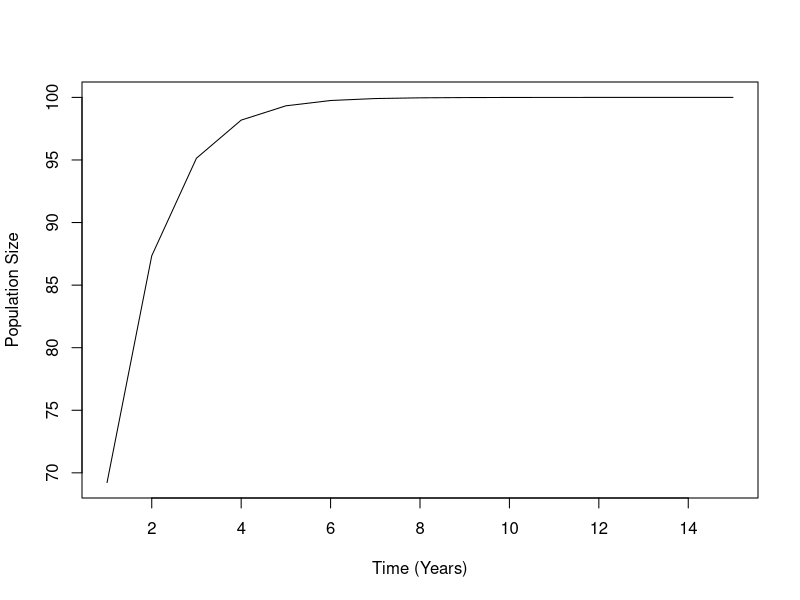
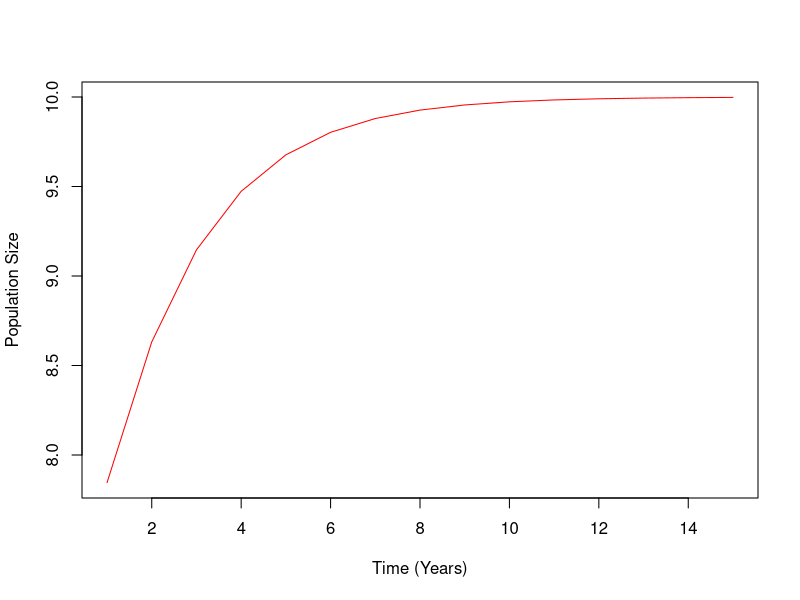
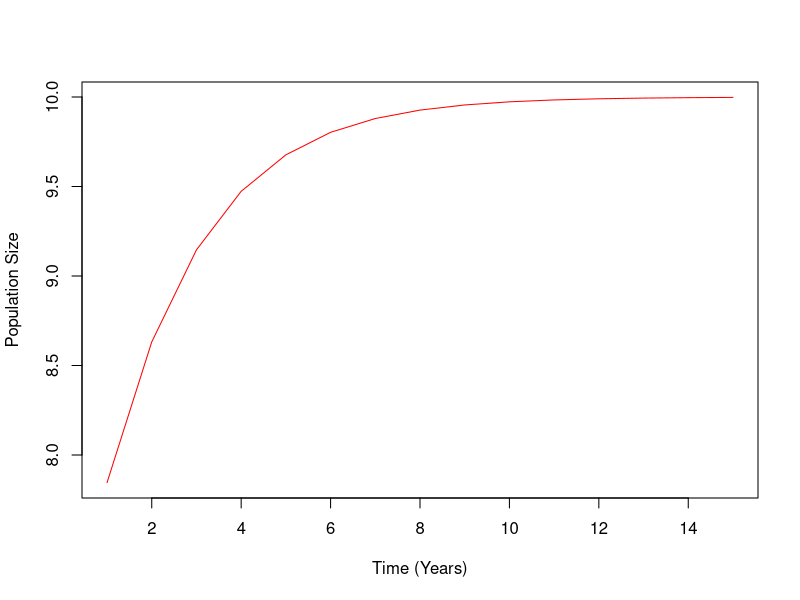
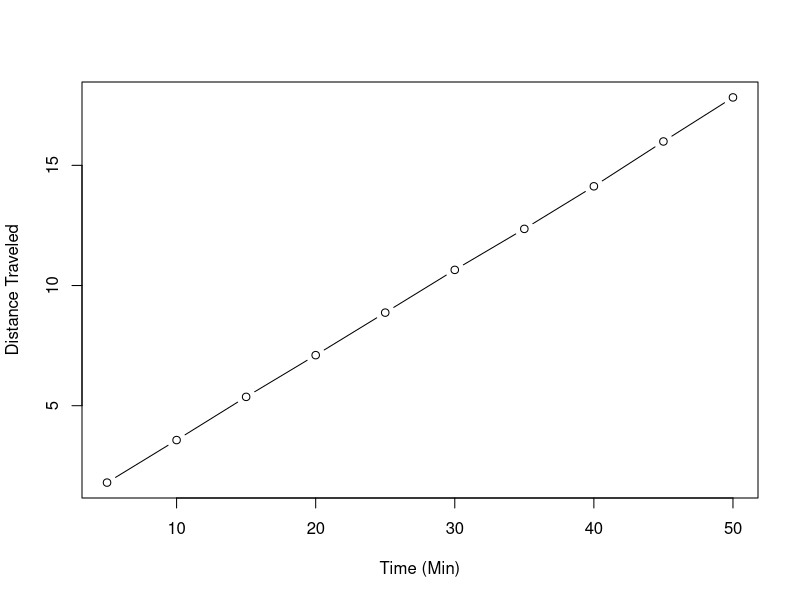

Write R code to recreate these figures, in order.

## 1. Write a loop that prints out the numbers from 20 to 10
for(i in 20:10){
  print(i)
}
## 2. Write a loop that print out only the numbers from 20 to 10 that are even
num = 1:20
num = num[num%%2==0]
for(i in num){
  print(i)
}
## OR
num = 1:20
for(i in num){
  if(i%%2==0) print(i)
}
## 3. Write a function that calculates whether a number is a prime number (hint: what does 2 %% 3 give you?)

prime <- function(x){
  if (x == 2) {
    TRUE
  } else if (any(x %% 2:(x-1) == 0)) {
    FALSE
  } else { 
    TRUE
    }
}

## 4. Write a loop that prints out the numbers from 1 to 20, printing “Good: NUMBER” if the number is
## divisible by five and “Job: NUMBER” if then number is prime, and nothing otherwise.

num = 1:20
for(i in num){
  if(i%%5==0)  
    print(paste(i,'Good: NUMBER'))
 else if (i == 2) 
  print(paste(i,'Job: NUMBER'))
 else if (any(i %% 2:(i-1) == 0 )) 
  print(paste(i,'Nothing'))
 else  
  print(paste(i,'Job: NUMBER'))
}

# 5. A biologist is modelling population growth using a Gompertz curve, which is defined as y(t) = a.e−b.e−c.t
# where y is population size, t is time, a and b are parameters, and e is the exponential function. Write
# them a function that calculates population size at any time for any values of its parameters.

gz <- function(t, a, b, c){
  y <- (a*exp(-b*exp(-c*t)))
    return(y)
}
gz(15, 100, 1, 1) 


# 6. The biologist likes your function so much they want you to write another function that plots the progress
# of the population over a given length of time. Write it for them.

gz <- function(t, a, b, c){
  y <- (a*exp(-b*exp(-c*t)))
  p <- plot(y~t, xlab = 'Time (Years)', ylab= 'Population Size', type='l')
 return(paste(y,t))
}
gz(1:15, 100, 1, 1)


# 7. The biologist has fallen in love with your plotting function, but want to colour y values above a as blue,
# and y values above b as red. Change your function to allow that.

gz <- function(t, a, b, c){
  y <- (a*exp(-b*exp(-c*t)))
  p <- plot(y~t, xlab = 'Time (Years)', ylab= 'Population Size', type='l', col= ifelse(y > a, 'blue','red'))
  return(paste(y,t))
}
gz(1:15, 10, .4, .5)

# 8. You are beginning to suspect the biologist is taking advantage of you. Modify your function to plot in
# purple any y value that’s above a and b. Hint: try putting 3==3 & 2==2 and 3==4 | 2==2 into an if
# statement and see what you get. Using this construction may make this simpler.

gz <- function(t, a, b, c){
  y <- (a*exp(-b*exp(-c*t)))
  p <- plot(y~t, xlab = 'Time (Years)', ylab= 'Population Size', type='l', col= ifelse(y > a & y > b, 'purple','red'))
  return(paste(y,t))
}
gz(1:15, 10, .4, .5)

# 9. Write a function that draws boxes of a specified width and height that look like this (height 3, width 5):
#   *****
#   *   *
#   *****

box1 <- function(y, x){
  w1 <- (rep("*", x))
  cat(w1, '\n', sep='')
  cnt <- 0
  repeat{
  cat('*',(rep('',x-3)),'*','\n')
  cnt <- cnt+1
  if(cnt > y-3){
    break
  }
}
  w2 <- (rep('*',x))
  cat(w2, sep='')
}
box1(3,5)

#   10. Modify your box function to put text centered inside the box, like this:
#   *************
#   *           *
#   * some text *
#   *           *
#   *************

box2 <- function(y, x, z){
  z <- z
  a <- nchar(z)
  f <- round(((x-a-4))/2, digits = 0)
  w1 <- (rep("*", x))
  cat(w1, '\n', sep='')
  cnt <- 0
  repeat{
    cat('*',(rep('',x-3)),'*','\n')
    cnt <- cnt+1
    if(cnt > y-3){
      break
    }
  }
  cat('*',rep('', f), z, rep('', f), "*",'\n')
    cnt <- 0
  repeat{
    cat('*',(rep('',x-3)),'*','\n')
    cnt <- cnt+1
    if(cnt > y-3){
      break
    }
  }
  w2 <- (rep('*',x))
  cat(w2, sep='')
}
box2(3,15,'some text')


#   11. Modify your box function to build boxes of arbitrary text, taking dimensions specified in terms of
# dimensions, not the text. For example, box("t", 3, 9, "hey") might produce:

box3 <- function(t, y, x, z){
  z <- z
  a <- nchar(z)
  f <- round(((x-1-(a/2))/2), digits = 0)
  w1 <- (rep(t, x))
  cat(w1, '\n', sep='')
  cnt <- 0
  repeat{
    cat(t,(rep(' ',x)),t,'\n')
    cnt <- cnt+1
    if(cnt > y-3){
      break
    }
  }
  cat(t,rep(' ', (x/2)-3), z, rep(' ', (x/2)-2), t,'\n')
  cnt <- 0
  repeat{
    cat(t,(rep(' ',x)),t,'\n')
    cnt <- cnt+1
    if(cnt > y-3){
      break
    }
  }
  w2 <- (rep(t,x))
  cat(w2, sep='')
}
box3('wdp',3,8,'some text')

# 12. In ecology, hurdle models are often used to model the abundance of species found on surveys. They
# first model the probability that a species will be present at a site (drawn, for example, from a Bernoulli
# distribution) and then model the abundance for any species that is present (drawn, for example, from
# probability of presence (p) and that its abundance is drawn from a Poisson with a given λ. Hint: there is
# no Bernoulli distribution in R, but the Bernoulli is a special case of what distribution?...

# bernoulli, binomial, same thing right?
# p = probability for binomial
# n = # of random values to output
# lam = Given parameter for Poisson distribution
hurdle <- function(p, n, lam){
  if(rbinom(1, 1, p) == 1){ # species presence based on binomial with given probability of success
    ran <- rpois(n, lam) # number of sites and rate parameter
    return(paste(ran))
  }else{
    return(0)
  }
}

# (presence probability, # sites, poisson lambda)
hurdle(1, 5, 10)

## Reworked for problem 13

hurdle1 <- function(n){
  datalist=list()
  for(i in 1:n){
  if(rbinom(1, 1, sample(seq(from = 0, to = 1, by = .001), size = 1, replace = TRUE)) == 1){ # species presence based on binomial with given probability of success
    ran <- rpois(1, sample(seq(from = 0, to = 10, by = .1), size = 1, replace = TRUE)) # number of sites and rate parameter
  }else{
    ran <- 0
  }
  datalist[[i]] <- ran
  }
  big_data = do.call(rbind,datalist)
  print(big_data)
}
# (presence probability, # sites, poisson lambda)
hurdle1(5)

# 13. An ecologist really likes your hurdle function (will you never learn?). Write them a function that simulates
# lots of species (each with their own p and λ) across n sites. Return the results in a matrix where each
# species is a column, and each site a row (this is the standard used for ecology data in R).

hurdle2 <- function(n, spnum){
  # datalist=list()
  r <- matrix(nrow=n, ncol=spnum)
  for(i in 1:spnum){
   r[,i] <- hurdle1(n)
    # datalist[[i]] <- test
    }
  # big_data = do.call(cbind,datalist)
  # print(big_data)
  return(r)
    }
# (presence probability, # poisson values, poisson lambda)
hurdle2(10, 7)


# 14. Professor Savitzky approaches you with a delicate problem. A member of faculty became disoriented
# during fieldwork, and is now believed to be randomly wandering somewhere in the desert surrounding
# Logan. He is modelling their progress through time in five minute intervals, assuming they cover a
# random, Normally-distributed distance in latitude and longitude in each interval. Could you simulate this
# process 100 times and plot it for him?

# t = number of 5 min intervals

# average walking speed = 3.1 mph
# if 3.1 mph then .0833 miles per 5 min on average

progress <- function(t){
  datalist=list()
  for(i in 1:t){
    lat <- (mean(abs(rnorm(100, mean = 0.08333333, sd = 1)))) 
    lon <- (mean(abs(rnorm(100, mean = 0.08333333, sd = 1)))) 
    dis <- (sqrt(lat)+sqrt(lon))
    dat <- data.frame(dis=dis)
    dat$time <- i*5
    datalist[[i]] <- dat
  }
big_data = do.call(rbind,datalist)
big_data$dis2 = cumsum(big_data$dis)
plot(big_data$dis2 ~ big_data$time, xlab='Time (Min)', ylab='Distance Traveled',type='b')
print(big_data)
}

progress(10)

 
# 15. Professor Savitzky is deeply concerned to realise that the member of faculty was, in fact, at the top of
# a steep mountain in the fog. Approximately 5 miles away, in all directions, from the faculty member’s
# starting point is a deadly cliff! He asks if you could run your simulation to see how long, on average,
# until the faculty member plummets to their doom.


# 16. Sadly, by the time you have completed your simulations the faculty member has perished. Professor
# Savitzky is keen to ensure this will never happen again, and so has suggested each faculty member
# be attached, via rubber band, to a pole at the centre of the site whenever conducting fieldwork 3. He
# assures you that you can model this by assuming that the faculty member, at each time-step, moves α×
# distance-from-pole latitudinally and longitudinally (in addition to the rate of movement you’ve already
# simulated) each time-step. Simulate this, and see how strong the rubber band (α) must be to keep the
# faculty member safe for at least a day.
# 



# 17. (If you finish early: Most, if not all, faculty members are not as young as they once were. See what effect
# the faculty member tiring (and eventually sitting down and giving up) would have on their likelihood of
# survival. What would happen if a faculty member panicked and walked faster through time?
#                                                                                                                                                   the Poisson distribution). Write a function that simulates the abundance of a species at n sites given a
